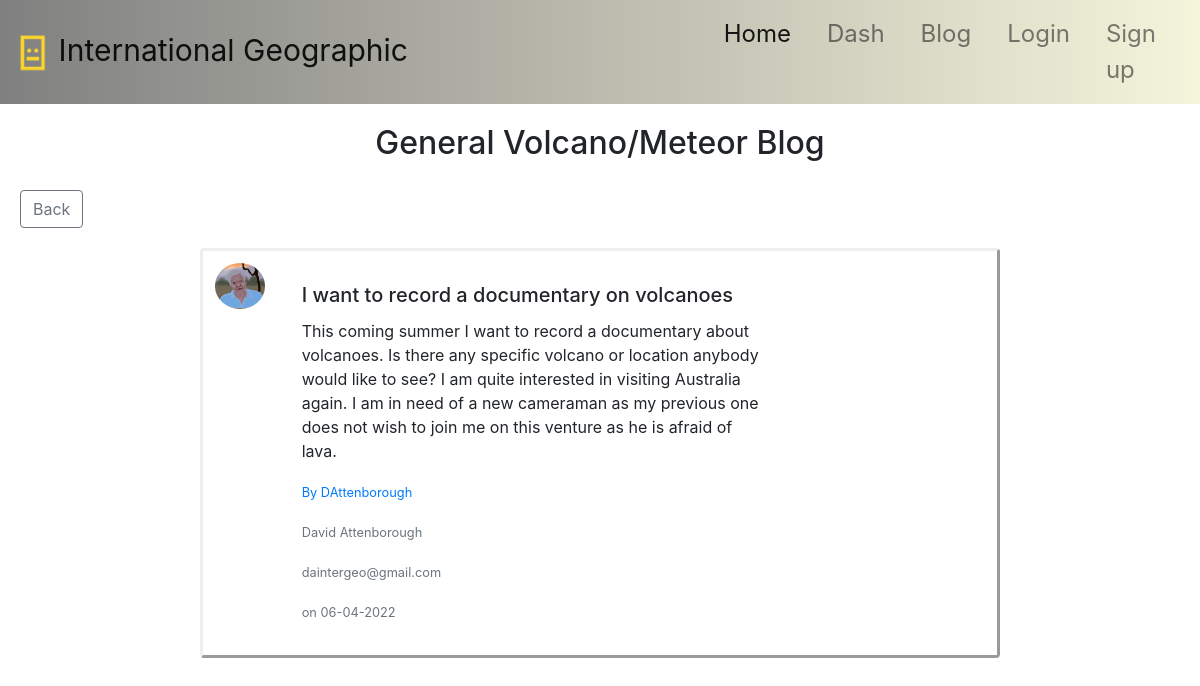
The page /blog/1 on the database its author committed.
### flask_app/models.py (models this page shows, shortened)
class User(db.Model, UserMixin):
    id = db.Column(db.Integer, primary_key=True)
    username = db.Column(db.String(15), unique=True, nullable=False)
    first_name = db.Column(db.String(15), nullable=False)
    last_name = db.Column(db.String(15), nullable=False)
    email = db.Column(db.String(50), unique=True, nullable=False)
    password = db.Column(db.String(60), nullable=False)
    post = db.relationship('ForumPost', backref='poster', lazy=True)
    about = db.Column(db.String(150))
    avatar = db.Column(db.String(50), default='../static/images/default.png')

class ForumPost(db.Model):
    id = db.Column(db.Integer, primary_key=True)
    title = db.Column(db.String(80), nullable=False)
    post = db.Column(db.Text, nullable=False)
    date = db.Column(db.DateTime, nullable=False, default=datetime.utcnow)
    id_user = db.Column(db.Integer, db.ForeignKey('user.id'), nullable=False)

### flask_app/blog_routes.py (the view)
@blog.route("/blog/<post_id>")
def post_id(post_id):
    post = ForumPost.query.get_or_404(post_id)
    return render_template('single_post.html', title=post.title, post=post,
                           avatar=post.poster.avatar)

### flask_app/templates/single_post.html (shortened to what this page needs)
{% extends 'base.html' %}
{% block body %}
<div class="text-center" style="margin-top: 20px;">
    <h2>General Volcano/Meteor Blog</h2>
</div>
<div class="card-body">
  <a href="{{ url_for('blog.start_blog') }}" class="btn btn-outline-secondary">Back</a>
</div>
<div class="content">
                <div class="card mb-3" style="width: 50rem; margin: auto; padding: 1% 1% 1% 1%; border: outset;">
                    <div class="row g-0">
                      <div class="col-md-1">
                        <img src="{{avatar}}" class="mr-3 rounded-circle" width="50">
                      </div>
                      <div class="col-md-8">
                        <div class="card-body">
                          <h5 class="card-title">{{ post.title }}</h5>
                          <p class="card-text">{{ post.post }}</p>
                          <p class="card-text"><small class="text-muted"> <a class=""href="{{ url_for('main.profile', username=post.poster.username) }}">By {{ post.poster.username }}</a></small></p>
                          <p class="card-text"><small class="text-muted">   {{ post.poster.first_name }} {{ post.poster.last_name }}</small></p>
                          <p class="card-text"><small class="text-muted">   {{ post.poster.email }}</small></p>
                          <p class="card-text"><small class="text-muted" class="text-right"> on {{ post.date.strftime('%d-%m-%Y') }}</small></p>
                        </div>
                      </div>
                    </div>
                  </div>
                  <br/>
{% endblock %}

### rows shown on the page
User: avatar (picture), poster.username "DAttenborough", poster.first_name "David", poster.last_name "Attenborough", poster.email "daintergeo@gmail.com"
ForumPost: title "I want to record a documentary on volcanoes", post "This coming summer I want to record a documentary about volcanoes. Is there any specific volcano or location anybody would like to see? I am quite interested in visiting Australia again. I am in need of a new cameraman as my previous one does not wish to join me on this venture as he is afraid of lava.", date "06-04-2022"
